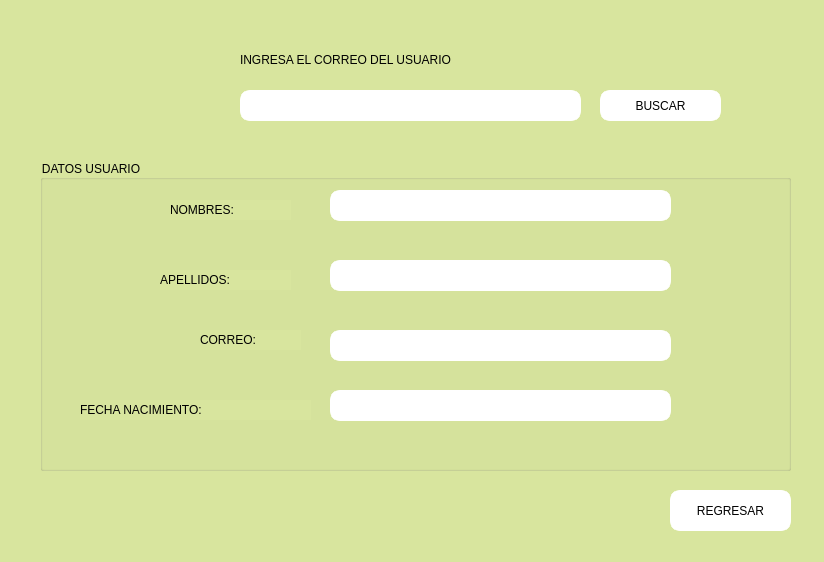
<?xml version="1.0" encoding="UTF-8"?>
<ui version="4.0">
 <class>Buscar</class>
 <widget class="QMainWindow" name="Buscar">
  <property name="geometry">
   <rect>
    <x>0</x>
    <y>0</y>
    <width>824</width>
    <height>562</height>
   </rect>
  </property>
  <property name="windowTitle">
   <string>MainWindow</string>
  </property>
  <property name="styleSheet">
   <string notr="true">background-color: rgb(216, 229, 158);</string>
  </property>
  <widget class="QWidget" name="centralwidget">
   <widget class="QGroupBox" name="groupBox">
    <property name="geometry">
     <rect>
      <x>40</x>
      <y>160</y>
      <width>751</width>
      <height>311</height>
     </rect>
    </property>
    <property name="styleSheet">
     <string notr="true">font: 12pt &quot;Sitka&quot;;</string>
    </property>
    <property name="title">
     <string>DATOS USUARIO</string>
    </property>
    <widget class="QLabel" name="lblCorreo_2">
     <property name="geometry">
      <rect>
       <x>130</x>
       <y>40</y>
       <width>121</width>
       <height>20</height>
      </rect>
     </property>
     <property name="styleSheet">
      <string notr="true">font: 600 14pt &quot;Segoe UI Semibold&quot;;</string>
     </property>
     <property name="text">
      <string>NOMBRES:</string>
     </property>
    </widget>
    <widget class="QLineEdit" name="txtNombres">
     <property name="enabled">
      <bool>false</bool>
     </property>
     <property name="geometry">
      <rect>
       <x>290</x>
       <y>30</y>
       <width>341</width>
       <height>31</height>
      </rect>
     </property>
     <property name="styleSheet">
      <string notr="true">font: 600 11pt &quot;Segoe UI Variable Display Semib&quot;;
border: 5px solid white;
background-color: rgb(255, 255, 255);
border-radius: 10px;</string>
     </property>
    </widget>
    <widget class="QLabel" name="label_4">
     <property name="geometry">
      <rect>
       <x>120</x>
       <y>110</y>
       <width>131</width>
       <height>20</height>
      </rect>
     </property>
     <property name="styleSheet">
      <string notr="true">font: 600 14pt &quot;Segoe UI Semibold&quot;;</string>
     </property>
     <property name="text">
      <string>APELLIDOS:</string>
     </property>
    </widget>
    <widget class="QLineEdit" name="txtApellidos">
     <property name="enabled">
      <bool>false</bool>
     </property>
     <property name="geometry">
      <rect>
       <x>290</x>
       <y>100</y>
       <width>341</width>
       <height>31</height>
      </rect>
     </property>
     <property name="styleSheet">
      <string notr="true">font: 600 11pt &quot;Segoe UI Variable Display Semib&quot;;
border: 5px solid white;
background-color: rgb(255, 255, 255);
border-radius: 10px;</string>
     </property>
    </widget>
    <widget class="QLabel" name="label_5">
     <property name="geometry">
      <rect>
       <x>40</x>
       <y>240</y>
       <width>231</width>
       <height>20</height>
      </rect>
     </property>
     <property name="styleSheet">
      <string notr="true">font: 600 14pt &quot;Segoe UI Semibold&quot;;</string>
     </property>
     <property name="text">
      <string>FECHA NACIMIENTO:</string>
     </property>
    </widget>
    <widget class="QLabel" name="lblCorreo">
     <property name="geometry">
      <rect>
       <x>160</x>
       <y>170</y>
       <width>101</width>
       <height>20</height>
      </rect>
     </property>
     <property name="styleSheet">
      <string notr="true">font: 600 14pt &quot;Segoe UI Semibold&quot;;</string>
     </property>
     <property name="text">
      <string>CORREO:</string>
     </property>
    </widget>
    <widget class="QLineEdit" name="txtFechaN">
     <property name="enabled">
      <bool>false</bool>
     </property>
     <property name="geometry">
      <rect>
       <x>290</x>
       <y>230</y>
       <width>341</width>
       <height>31</height>
      </rect>
     </property>
     <property name="styleSheet">
      <string notr="true">font: 600 11pt &quot;Segoe UI Variable Display Semib&quot;;
border: 5px solid white;
background-color: rgb(255, 255, 255);
border-radius: 10px;</string>
     </property>
    </widget>
    <widget class="QLineEdit" name="txtCorreoU">
     <property name="enabled">
      <bool>false</bool>
     </property>
     <property name="geometry">
      <rect>
       <x>290</x>
       <y>170</y>
       <width>341</width>
       <height>31</height>
      </rect>
     </property>
     <property name="styleSheet">
      <string notr="true">font: 600 11pt &quot;Segoe UI Variable Display Semib&quot;;
border: 5px solid white;
background-color: rgb(255, 255, 255);
border-radius: 10px;</string>
     </property>
    </widget>
   </widget>
   <widget class="QPushButton" name="pushButton_3">
    <property name="geometry">
     <rect>
      <x>670</x>
      <y>490</y>
      <width>121</width>
      <height>41</height>
     </rect>
    </property>
    <property name="cursor">
     <cursorShape>PointingHandCursor</cursorShape>
    </property>
    <property name="styleSheet">
     <string notr="true">font: 900 10pt &quot;Segoe UI Black&quot;;
border: 5px solid white;
background-color: rgb(255, 255, 255);
border-radius: 10px;
</string>
    </property>
    <property name="text">
     <string>REGRESAR</string>
    </property>
   </widget>
   <widget class="QLineEdit" name="txtBuscar">
    <property name="geometry">
     <rect>
      <x>240</x>
      <y>90</y>
      <width>341</width>
      <height>31</height>
     </rect>
    </property>
    <property name="styleSheet">
     <string notr="true">font: 600 11pt &quot;Segoe UI Variable Display Semib&quot;;
border: 5px solid white;
background-color: rgb(255, 255, 255);
border-radius: 10px;</string>
    </property>
   </widget>
   <widget class="QPushButton" name="btnBuscar">
    <property name="geometry">
     <rect>
      <x>600</x>
      <y>90</y>
      <width>121</width>
      <height>31</height>
     </rect>
    </property>
    <property name="cursor">
     <cursorShape>PointingHandCursor</cursorShape>
    </property>
    <property name="styleSheet">
     <string notr="true">font: 900 10pt &quot;Segoe UI Black&quot;;
border: 5px solid white;
background-color: rgb(255, 255, 255);
border-radius: 10px;
</string>
    </property>
    <property name="text">
     <string>BUSCAR</string>
    </property>
   </widget>
   <widget class="QLabel" name="lblCorreo_3">
    <property name="geometry">
     <rect>
      <x>240</x>
      <y>50</y>
      <width>381</width>
      <height>20</height>
     </rect>
    </property>
    <property name="styleSheet">
     <string notr="true">font: 600 14pt &quot;Segoe UI Semibold&quot;;</string>
    </property>
    <property name="text">
     <string>INGRESA EL CORREO DEL USUARIO</string>
    </property>
   </widget>
  </widget>
 </widget>
 <resources/>
 <connections/>
</ui>
